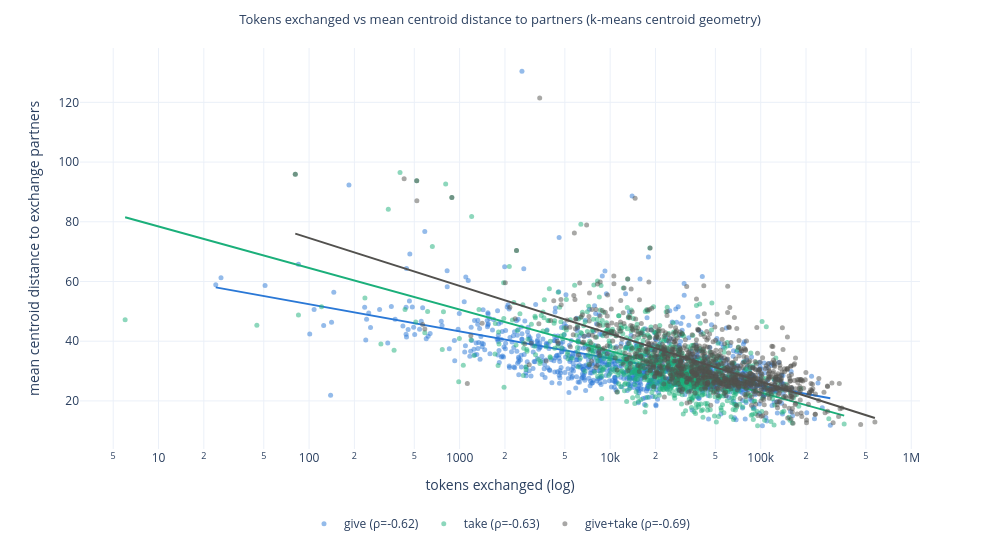

The notebook cell saved with this chart:
### Code cell
if px is not None:
    from scipy.stats import spearmanr

    # per-cluster: x = tokens exchanged, y = weighted mean centroid distance to partners
    strata = [
        ("give", "left", COLOR_KMEANS),        # tokens k gave away
        ("take", "joined", COLOR_MFA),         # tokens k took in
        ("give+take", "churn", COLOR_NEUTRAL), # both
    ]
    for label, title in [("km", "k-means centroid geometry"), ("mfa", "MFA mean geometry")]:
        fig = go.Figure()
        for name, xcol, color in strata:
            ycol = f"{'both' if name == 'give+take' else name}_dist_{label}"
            sub = per_cluster[["cluster", xcol, ycol]].dropna()
            sub = sub[sub[xcol] > 0]
            x, y, cl = sub[xcol].to_numpy(), sub[ycol].to_numpy(), sub["cluster"].to_numpy()
            rho, _ = spearmanr(x, y)
            fig.add_scatter(
                x=x, y=y, mode="markers",
                name=f"{name} (ρ={rho:.2f})",
                marker=dict(color=color, size=5, opacity=0.5),
                customdata=cl,
                hovertemplate="cluster %{customdata}<br>exchanged=%{x:,}<br>distance=%{y:.2f}<extra></extra>",
            )
            # least-squares fit y ~ a*log10(x) + b (linear in the plotted log-x axis)
            lx = np.log10(x)
            a, b = np.polyfit(lx, y, 1)
            xs = np.linspace(lx.min(), lx.max(), 100)
            fig.add_scatter(
                x=10 ** xs, y=a * xs + b, mode="lines",
                line=dict(color=color, width=2),
                name=f"{name} fit", showlegend=False, hoverinfo="skip",
            )
        fig.update_xaxes(type="log")
        fig.update_layout(
            title=f"Tokens exchanged vs mean centroid distance to partners ({title})",
            xaxis_title="tokens exchanged (log)",
            yaxis_title="mean centroid distance to exchange partners",
            template=PLOT_TEMPLATE,
            width=1000,
            height=550,
            legend=dict(orientation="h", yanchor="top", y=-0.15, xanchor="center", x=0.5),
        )
        save_fig(fig, f"exchange_distance_vs_count_{label}")
        fig.show()

### Figure 1 — Plotly figure (JSON) as saved in the notebook; plotly's stock layout.template omitted (floating-point values rounded to 4 significant figures; data arrays with more than 128 entries replaced by an {"elided": "..."} marker saying what was removed)
{"data": [{"customdata": {"elided": "996 int values"}, "hovertemplate": "cluster %{customdata}<br>exchanged=%{x:,}<br>distance=%{y:.2f}<extra></extra>", "marker": {"color": "#2a78d6", "opacity": 0.5, "size": 5}, "mode": "markers", "name": "give (ρ=-0.62)", "type": "scatter", "x": {"elided": "996 int values"}, "y": {"elided": "996 float values"}}, {"hoverinfo": "skip", "line": {"color": "#2a78d6", "width": 2}, "mode": "lines", "name": "give fit", "showlegend": false, "type": "scatter", "x": [24.0, 26.39, 29.02, 31.91, 35.09, 38.58, 42.42, 46.65, 51.29, 56.4, 62.02, 68.2, 74.99, 82.46, 90.67, 99.7, 109.6, 120.5, 132.6, 145.8, 160.3, 176.2, 193.8, 213.1, 234.3, 257.6, 283.3, 311.5, 342.6, 376.7, 414.2, 455.4, 500.8, 550.7, 605.5, 665.8, 732.1, 805.0, 885.2, 973.4, 1070.0, 1177.0, 1294.0, 1423.0, 1565.0, 1721.0, 1892.0, 2080.0, 2288.0, 2515.0, 2766.0, 3041.0, 3344.0, 3677.0, 4044.0, 4446.0, 4889.0, 5376.0, 5912.0, 6500.0, 7148.0, 7860.0, 8642.0, 9503.0, 10450.0, 11490.0, 12630.0, 13890.0, 15280.0, 16800.0, 18470.0, 20310.0, 22330.0, 24560.0, 27000.0, 29690.0, 32650.0, 35900.0, 39480.0, 43410.0, 47730.0, 52490.0, 57720.0, 63460.0, 69780.0, 76730.0, 84380.0, 92780.0, 102000.0, 112200.0, 123400.0, 135600.0, 149100.0, 164000.0, 180300.0, 198300.0, 218000.0, 239800.0, 263600.0, 289900.0], "y": [58.03, 57.65, 57.28, 56.9, 56.53, 56.15, 55.78, 55.4, 55.03, 54.65, 54.28, 53.9, 53.53, 53.16, 52.78, 52.41, 52.03, 51.66, 51.28, 50.91, 50.53, 50.16, 49.78, 49.41, 49.03, 48.66, 48.28, 47.91, 47.53, 47.16, 46.78, 46.41, 46.03, 45.66, 45.28, 44.91, 44.54, 44.16, 43.79, 43.41, 43.04, 42.66, 42.29, 41.91, 41.54, 41.16, 40.79, 40.41, 40.04, 39.66, 39.29, 38.91, 38.54, 38.16, 37.79, 37.41, 37.04, 36.67, 36.29, 35.92, 35.54, 35.17, 34.79, 34.42, 34.04, 33.67, 33.29, 32.92, 32.54, 32.17, 31.79, 31.42, 31.04, 30.67, 30.29, 29.92, 29.54, 29.17, 28.79, 28.42, 28.05, 27.67, 27.3, 26.92, 26.55, 26.17, 25.8, 25.42, 25.05, 24.67, 24.3, 23.92, 23.55, 23.17, 22.8, 22.42, 22.05, 21.67, 21.3, 20.92]}, {"customdata": {"elided": "1000 int values"}, "hovertemplate": "cluster %{customdata}<br>exchanged=%{x:,}<br>distance=%{y:.2f}<extra></extra>", "marker": {"color": "#1baf7a", "opacity": 0.5, "size": 5}, "mode": "markers", "name": "take (ρ=-0.63)", "type": "scatter", "x": {"elided": "1000 int values"}, "y": {"elided": "1000 float values"}}, {"hoverinfo": "skip", "line": {"color": "#1baf7a", "width": 2}, "mode": "lines", "name": "take fit", "showlegend": false, "type": "scatter", "x": [6.0, 6.705, 7.493, 8.373, 9.357, 10.46, 11.68, 13.06, 14.59, 16.31, 18.22, 20.36, 22.76, 25.43, 28.42, 31.76, 35.49, 39.66, 44.32, 49.52, 55.34, 61.85, 69.11, 77.23, 86.31, 96.45, 107.8, 120.4, 134.6, 150.4, 168.1, 187.8, 209.9, 234.6, 262.1, 292.9, 327.3, 365.8, 408.8, 456.8, 510.5, 570.4, 637.5, 712.4, 796.1, 889.6, 994.1, 1111.0, 1241.0, 1387.0, 1550.0, 1732.0, 1936.0, 2164.0, 2418.0, 2702.0, 3019.0, 3374.0, 3770.0, 4213.0, 4708.0, 5262.0, 5880.0, 6571.0, 7343.0, 8205.0, 9170.0, 10250.0, 11450.0, 12800.0, 14300.0, 15980.0, 17860.0, 19960.0, 22300.0, 24920.0, 27850.0, 31120.0, 34780.0, 38860.0, 43430.0, 48530.0, 54230.0, 60610.0, 67730.0, 75690.0, 84580.0, 94520.0, 105600.0, 118000.0, 131900.0, 147400.0, 164700.0, 184100.0, 205700.0, 229900.0, 256900.0, 287100.0, 320800.0, 358500.0], "y": [81.54, 80.87, 80.19, 79.52, 78.85, 78.18, 77.51, 76.84, 76.17, 75.49, 74.82, 74.15, 73.48, 72.81, 72.14, 71.47, 70.8, 70.12, 69.45, 68.78, 68.11, 67.44, 66.77, 66.1, 65.42, 64.75, 64.08, 63.41, 62.74, 62.07, 61.4, 60.73, 60.05, 59.38, 58.71, 58.04, 57.37, 56.7, 56.03, 55.36, 54.68, 54.01, 53.34, 52.67, 52.0, 51.33, 50.66, 49.98, 49.31, 48.64, 47.97, 47.3, 46.63, 45.96, 45.29, 44.61, 43.94, 43.27, 42.6, 41.93, 41.26, 40.59, 39.91, 39.24, 38.57, 37.9, 37.23, 36.56, 35.89, 35.22, 34.54, 33.87, 33.2, 32.53, 31.86, 31.19, 30.52, 29.84, 29.17, 28.5, 27.83, 27.16, 26.49, 25.82, 25.15, 24.47, 23.8, 23.13, 22.46, 21.79, 21.12, 20.45, 19.77, 19.1, 18.43, 17.76, 17.09, 16.42, 15.75, 15.08]}, {"customdata": {"elided": "1000 int values"}, "hovertemplate": "cluster %{customdata}<br>exchanged=%{x:,}<br>distance=%{y:.2f}<extra></extra>", "marker": {"color": "#52514e", "opacity": 0.5, "size": 5}, "mode": "markers", "name": "give+take (ρ=-0.69)", "type": "scatter", "x": {"elided": "1000 int values"}, "y": {"elided": "1000 float values"}}, {"hoverinfo": "skip", "line": {"color": "#52514e", "width": 2}, "mode": "lines", "name": "give+take fit", "showlegend": false, "type": "scatter", "x": [81.0, 88.59, 96.89, 106.0, 115.9, 126.7, 138.6, 151.6, 165.8, 181.3, 198.3, 216.9, 237.2, 259.4, 283.7, 310.3, 339.4, 371.2, 405.9, 444.0, 485.5, 531.0, 580.8, 635.2, 694.7, 759.7, 830.9, 908.7, 993.9, 1087.0, 1189.0, 1300.0, 1422.0, 1555.0, 1701.0, 1860.0, 2034.0, 2225.0, 2433.0, 2661.0, 2911.0, 3183.0, 3481.0, 3807.0, 4164.0, 4554.0, 4981.0, 5447.0, 5958.0, 6516.0, 7126.0, 7794.0, 8524.0, 9322.0, 10200.0, 11150.0, 12190.0, 13340.0, 14590.0, 15950.0, 17450.0, 19080.0, 20870.0, 22820.0, 24960.0, 27300.0, 29860.0, 32650.0, 35710.0, 39060.0, 42720.0, 46720.0, 51090.0, 55880.0, 61110.0, 66840.0, 73100.0, 79950.0, 87440.0, 95630.0, 104600.0, 114400.0, 125100.0, 136800.0, 149600.0, 163600.0, 179000.0, 195700.0, 214100.0, 234100.0, 256100.0, 280000.0, 306300.0, 335000.0, 366300.0, 400700.0, 438200.0, 479200.0, 524100.0, 573200.0], "y": [76.04, 75.42, 74.8, 74.17, 73.55, 72.92, 72.3, 71.68, 71.05, 70.43, 69.8, 69.18, 68.56, 67.93, 67.31, 66.68, 66.06, 65.44, 64.81, 64.19, 63.56, 62.94, 62.32, 61.69, 61.07, 60.44, 59.82, 59.2, 58.57, 57.95, 57.32, 56.7, 56.08, 55.45, 54.83, 54.2, 53.58, 52.96, 52.33, 51.71, 51.08, 50.46, 49.83, 49.21, 48.59, 47.96, 47.34, 46.71, 46.09, 45.47, 44.84, 44.22, 43.59, 42.97, 42.35, 41.72, 41.1, 40.47, 39.85, 39.23, 38.6, 37.98, 37.35, 36.73, 36.11, 35.48, 34.86, 34.23, 33.61, 32.99, 32.36, 31.74, 31.11, 30.49, 29.87, 29.24, 28.62, 27.99, 27.37, 26.75, 26.12, 25.5, 24.87, 24.25, 23.63, 23.0, 22.38, 21.75, 21.13, 20.51, 19.88, 19.26, 18.63, 18.01, 17.39, 16.76, 16.14, 15.51, 14.89, 14.26]}], "layout": {"height": 550, "legend": {"orientation": "h", "x": 0.5, "xanchor": "center", "y": -0.15, "yanchor": "top"}, "margin": {"t": 48}, "title": {"font": {"size": 13}, "text": "Tokens exchanged vs mean centroid distance to partners (k-means centroid geometry)", "x": 0.5}, "width": 1000, "xaxis": {"title": {"text": "tokens exchanged (log)"}, "type": "log"}, "yaxis": {"title": {"text": "mean centroid distance to exchange partners"}}}}
